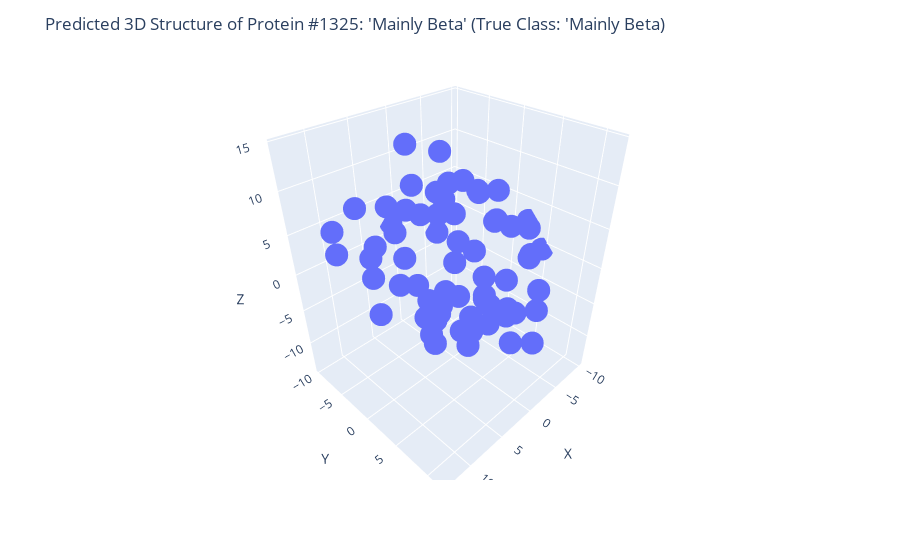
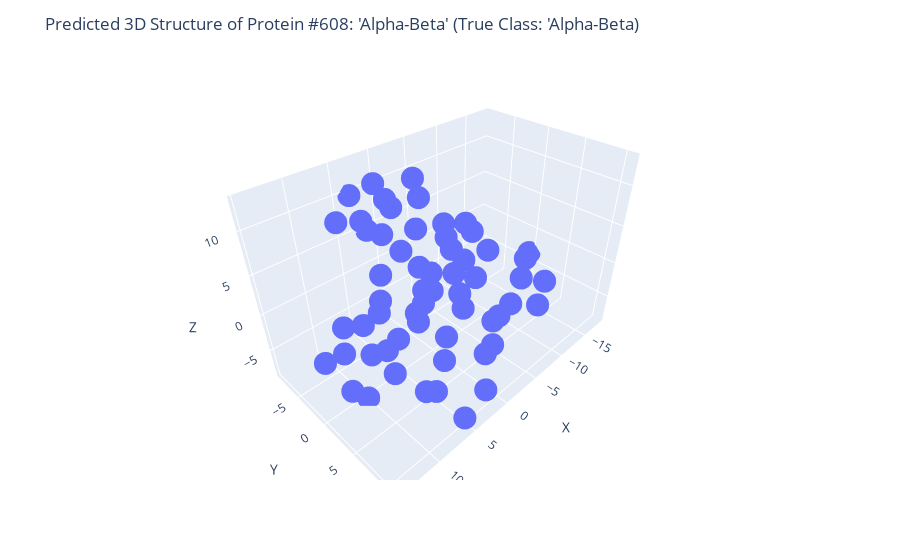
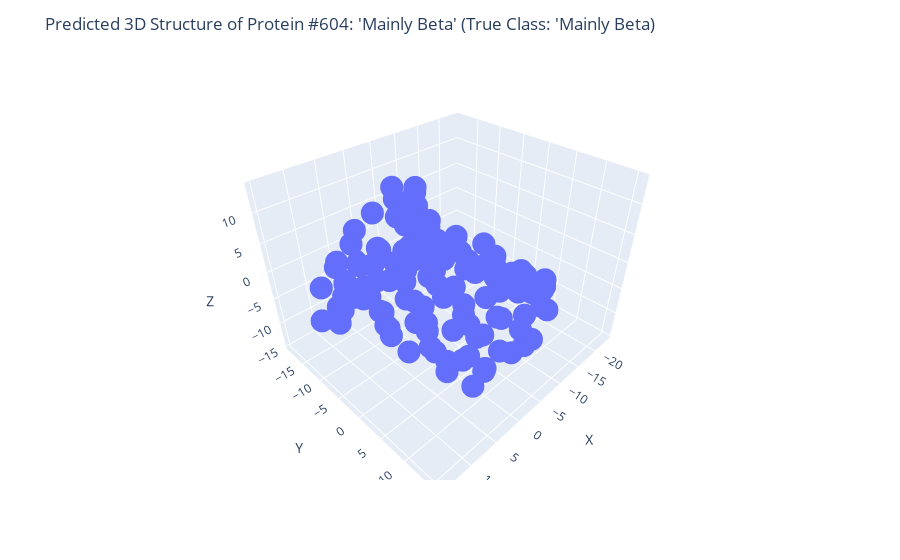
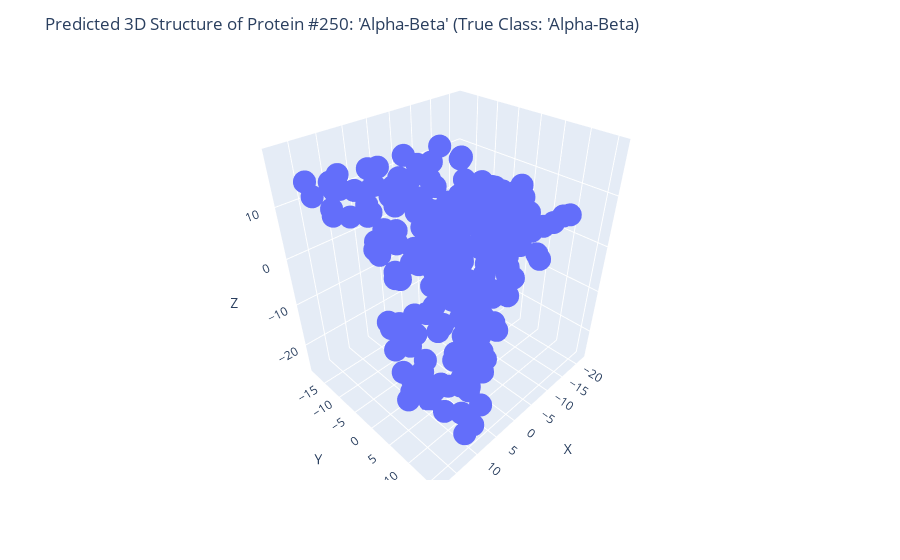

Source (notebook cell) for these figures, in order:
### Code cell
plot_proteins(num_protein=10, protein_positions=X_test_np, protein_lables=y_test_np, predicted_label=y_pred)

### Figure 1 — Plotly figure (JSON) as saved in the notebook; plotly's stock layout.template omitted (floating-point values rounded to 4 significant figures; data arrays with more than 128 entries replaced by an {"elided": "..."} marker saying what was removed)
{"data": [{"hovertemplate": "x=%{x}<br>y=%{y}<br>z=%{z}<extra></extra>", "legendgroup": "", "marker": {"color": "#636efa", "symbol": "circle"}, "mode": "markers", "name": "", "scene": "scene", "showlegend": false, "type": "scatter3d", "x": {"elided": "1202 float values"}, "y": {"elided": "1202 float values"}, "z": {"elided": "1202 float values"}}], "layout": {"legend": {"tracegroupgap": 0}, "margin": {"t": 60}, "scene": {"domain": {"x": [0, 1], "y": [0, 1]}, "xaxis": {"title": {"text": "X"}}, "yaxis": {"title": {"text": "Y"}}, "zaxis": {"title": {"text": "Z"}}}, "title": {"text": "Predicted 3D Structure of Protein #1325: 'Mainly Beta' (True Class: 'Mainly Beta)"}}}

### Figure 2 — Plotly figure (JSON) as saved in the notebook; plotly's stock layout.template omitted (floating-point values rounded to 4 significant figures; data arrays with more than 128 entries replaced by an {"elided": "..."} marker saying what was removed)
{"data": [{"hovertemplate": "x=%{x}<br>y=%{y}<br>z=%{z}<extra></extra>", "legendgroup": "", "marker": {"color": "#636efa", "symbol": "circle"}, "mode": "markers", "name": "", "scene": "scene", "showlegend": false, "type": "scatter3d", "x": {"elided": "1202 float values"}, "y": {"elided": "1202 float values"}, "z": {"elided": "1202 float values"}}], "layout": {"legend": {"tracegroupgap": 0}, "margin": {"t": 60}, "scene": {"domain": {"x": [0, 1], "y": [0, 1]}, "xaxis": {"title": {"text": "X"}}, "yaxis": {"title": {"text": "Y"}}, "zaxis": {"title": {"text": "Z"}}}, "title": {"text": "Predicted 3D Structure of Protein #608: 'Alpha-Beta' (True Class: 'Alpha-Beta)"}}}

### Figure 3 — Plotly figure (JSON) as saved in the notebook; plotly's stock layout.template omitted (floating-point values rounded to 4 significant figures; data arrays with more than 128 entries replaced by an {"elided": "..."} marker saying what was removed)
{"data": [{"hovertemplate": "x=%{x}<br>y=%{y}<br>z=%{z}<extra></extra>", "legendgroup": "", "marker": {"color": "#636efa", "symbol": "circle"}, "mode": "markers", "name": "", "scene": "scene", "showlegend": false, "type": "scatter3d", "x": {"elided": "1202 float values"}, "y": {"elided": "1202 float values"}, "z": {"elided": "1202 float values"}}], "layout": {"legend": {"tracegroupgap": 0}, "margin": {"t": 60}, "scene": {"domain": {"x": [0, 1], "y": [0, 1]}, "xaxis": {"title": {"text": "X"}}, "yaxis": {"title": {"text": "Y"}}, "zaxis": {"title": {"text": "Z"}}}, "title": {"text": "Predicted 3D Structure of Protein #604: 'Mainly Beta' (True Class: 'Mainly Beta)"}}}

### Figure 4 — Plotly figure (JSON) as saved in the notebook; plotly's stock layout.template omitted (floating-point values rounded to 4 significant figures; data arrays with more than 128 entries replaced by an {"elided": "..."} marker saying what was removed)
{"data": [{"hovertemplate": "x=%{x}<br>y=%{y}<br>z=%{z}<extra></extra>", "legendgroup": "", "marker": {"color": "#636efa", "symbol": "circle"}, "mode": "markers", "name": "", "scene": "scene", "showlegend": false, "type": "scatter3d", "x": {"elided": "1202 float values"}, "y": {"elided": "1202 float values"}, "z": {"elided": "1202 float values"}}], "layout": {"legend": {"tracegroupgap": 0}, "margin": {"t": 60}, "scene": {"domain": {"x": [0, 1], "y": [0, 1]}, "xaxis": {"title": {"text": "X"}}, "yaxis": {"title": {"text": "Y"}}, "zaxis": {"title": {"text": "Z"}}}, "title": {"text": "Predicted 3D Structure of Protein #250: 'Alpha-Beta' (True Class: 'Alpha-Beta)"}}}
